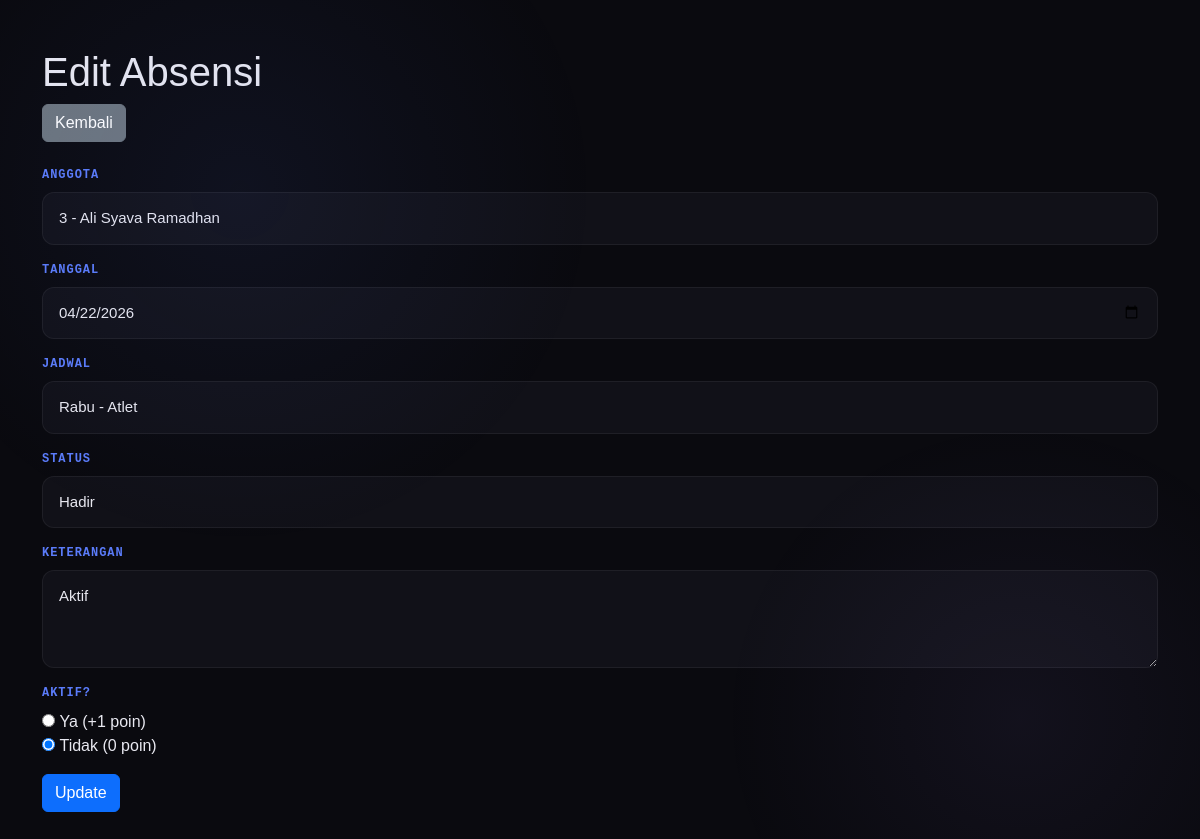
The app's page /edit_absensi.php?id=1 (signed in) with its own data.
### tables this page shows
CREATE TABLE `absensi` (
  `Id_absensi` int(11) NOT NULL,
  `Anggota` char(15) NOT NULL,
  `Tanggal` date NOT NULL,
  `Jadwal` int(11) NOT NULL,
  `Status` varchar(50) NOT NULL,
  `Keterangan` text NOT NULL,
  `Poin` int(11) NOT NULL
);

CREATE TABLE `anggota` (
  `NIM` char(15) NOT NULL,
  `Nama` varchar(100) NOT NULL,
  `Prodi` varchar(100) NOT NULL,
  `No_Telp` varchar(20) NOT NULL,
  `Level` int(11) NOT NULL,
  `Poin` int(11) NOT NULL
);

CREATE TABLE `jadwal` (
  `Id_Jadwal` int(11) NOT NULL,
  `Hari` varchar(10) NOT NULL,
  `Level` int(11) NOT NULL
);

### edit_absensi.php (the view, shortened to what this page needs)
<?php
include 'koneksi.php';
$id = $_GET['id'] ?? null;
$sql = "SELECT absen.*, angg.Nama as Anggota_Nama, jdw.Hari, lvl.Nama_Level
        FROM absensi absen
        INNER JOIN anggota angg ON absen.Anggota = angg.NIM
        INNER JOIN jadwal jdw ON absen.Jadwal = jdw.Id_Jadwal
        INNER JOIN level lvl ON angg.Level = lvl.id_level
        WHERE absen.Id_Absensi = '$id'";
$result = $conn->query($sql);
$row = $result->fetch_assoc();
$anggota = $conn->query("SELECT * FROM anggota");
$jadwal = $conn->query("SELECT jdw.Id_Jadwal, jdw.Hari , lvl.Nama_Level
	                    FROM jadwal jdw
                        INNER JOIN level lvl ON lvl.Id_Level = jdw.Level");
?>
<!DOCTYPE html>
<html lang="id">
<head>
    <link href="https://cdn.jsdelivr.net/npm/bootstrap@5.3.0/dist/css/bootstrap.min.css" rel="stylesheet">
    <link rel="stylesheet" href="style.css">
</head>
<body>
    <div class="container mt-5">
        <h1>Edit Absensi</h1>
        <nav class="mb-4">
            <a href="dashboard.php" class="btn btn-secondary">Kembali</a>
        </nav>
        <form method="POST">
            <div class="mb-3">
                <label for="anggota_id" class="form-label">Anggota</label>
                <select class="form-control" id="anggota_id" name="anggota_id" required onchange="updateJadwal()">
                    <?php while ($anggota_row = $anggota->fetch_assoc()): ?>
                        <option value="<?php echo $anggota_row['NIM']; ?>" <?php echo ($anggota_row['NIM'] == $row['Anggota']) ? 'selected' : ''; ?>><?php echo $anggota_row['Nama']; ?></option>
                    <?php endwhile; ?>
                </select>
            </div>
            <div class="mb-3">
                <label for="tanggal" class="form-label">Tanggal</label>
                <input type="date" class="form-control" id="tanggal" name="tanggal" value="<?php echo $row['Tanggal']; ?>" required>
            </div>
            <div class="mb-3">
                <label for="jadwal_id" class="form-label">Jadwal</label>
                <select class="form-control" id="jadwal_id" name="jadwal_id" required>
                    <?php while ($jadwal_row = $jadwal->fetch_assoc()): ?>
                        <option value="<?php echo $jadwal_row['Id_Jadwal']; ?>" <?php echo ($jadwal_row['Id_Jadwal'] == $row['Jadwal']) ? 'selected' : ''; ?>><?php echo $jadwal_row['Hari'] . ' - ' . $jadwal_row['Nama_Level']; ?></option>
                    <?php endwhile; ?>
                </select>
            </div>
            <div class="mb-3">
                <label for="status" class="form-label">Status</label>
                <select class="form-control" id="status" name="status" required onchange="handleStatusChange()">
                    <option value="hadir" <?php echo (strtolower($row['Status']) == 'hadir') ? 'selected' : ''; ?>>Hadir</option>
                </select>
            </div>
            <div class="mb-3">
                <label for="keterangan" class="form-label">Keterangan</label>
                <textarea class="form-control" id="keterangan" name="keterangan" rows="3"><?php echo $row['Keterangan']; ?></textarea>
            </div>
            <div class="mb-3" id="aktif-group">
                <label class="form-label">Aktif?</label>
                <div>
                    <input type="radio" id="aktif_ya" name="aktif" value="ya" required>
                    <label for="aktif_ya"> Ya (+1 poin)</label>
                </div>
                <div>
                    <input type="radio" id="aktif_tidak" name="aktif" value="tidak" checked>
                    <label for="aktif_tidak"> Tidak (0 poin)</label>
                </div>
            </div>
            <button type="submit" class="btn btn-primary">Update</button>
        </form>
    </div>
</body>
</html>

### style.css (style rules this page uses)
:root { --bg: #0a0a0f; --surface: #111118; --card-bg: #16161f; --border: rgba(255,255,255,0.06); --accent: #5b7cfa; --accent2: #a78bfa; --accent3: #34d399; --text: #e8e8f0; --muted: #6b6b80; --danger: #f87171; --warning: #fbbf24; }
* { margin: 0; padding: 0; box-sizing: border-box; }
body { background: var(--bg); color: var(--text); font-family: 'Syne', sans-serif; min-height: 100vh; overflow-x: hidden; }
body::before { content: ''; position: fixed; top: -20%; left: -10%; width: 60vw; height: 60vw; background: radial-gradient(circle, rgba(91,124,250,0.07) 0%, transparent 70%); pointer-events: none; z-index: 0; }
body::after { content: ''; position: fixed; bottom: -20%; right: -10%; width: 50vw; height: 50vw; background: radial-gradient(circle, rgba(167,139,250,0.06) 0%, transparent 70%); pointer-events: none; z-index: 0; }
.form-label { font-family: 'Space Mono', monospace; font-size: 12px; font-weight: 700; color: var(--accent); text-transform: uppercase; letter-spacing: 0.08em; margin-bottom: 8px; display: block; }
.form-control, .form-select { background: var(--surface); border: 1px solid var(--border); border-radius: 12px; padding: 14px 16px; color: var(--text); font-size: 15px; transition: all 0.2s; }
.form-control::placeholder { color: var(--muted); }

### records on screen
absensi: anggota_id "3 - Ali Syava Ramadhan", tanggal "04/22/2026", jadwal_id "Rabu - Atlet", status "Hadir", keterangan "Aktif"
